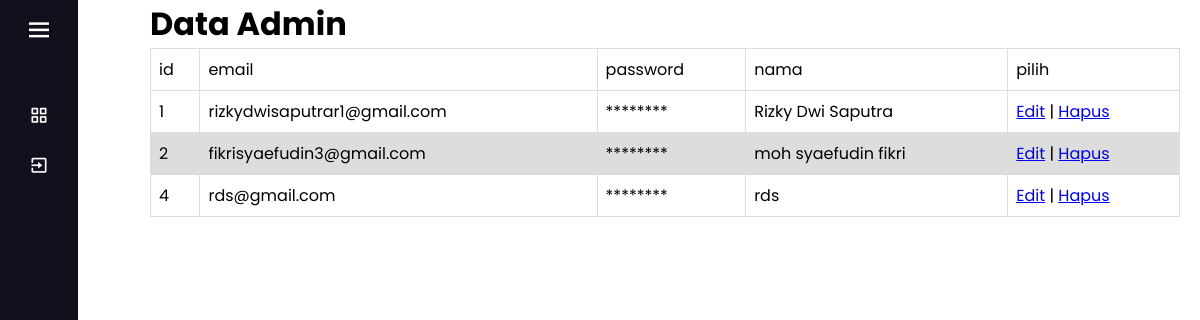
Before: /admin (signed in) with the older database file.
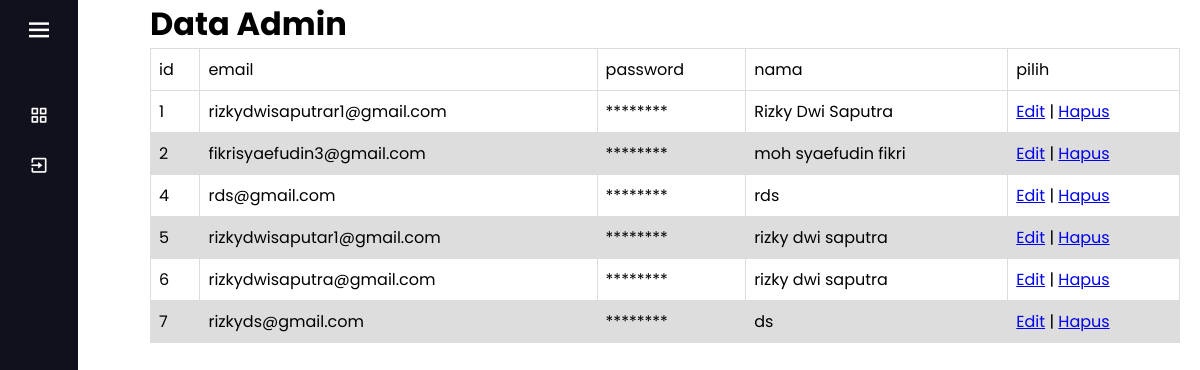
After: the same page with the newer database file.
### application/models.py (models this page shows)
class ADMIN(UserMixin, db.Model):
    id = db.Column(db.Integer, primary_key=True) # primary keys are required by SQLAlchemy
    email = db.Column(db.String(100), unique=True)
    password = db.Column(db.String(100))
    role = db.Column(db.String(100), default='admin')
    nama = db.Column(db.String(1000))
    token = db.Column(db.String(1000))

### application/main.py (the view)
@main.route('/admin')
@roles_required('admin')
def admin():
    admin= ADMIN.query.all()
    return render_template("dashboard/data_admin.html",admin=admin,name=current_user.nama)

### application/__init__.py (called while the page is built)
@login_manager.user_loader
def load_user(user_id):
        return ADMIN.query.get(int(user_id))

### application/main.py (called while the page is built)
def roles_required(*role_names):
    def decorator(original_route):
        @wraps(original_route)
        def decorated_route(*args, **kwargs):
            if not current_user.is_authenticated:
                print('The user is not authenticated.')
                return redirect(url_for('main.login'))
            print(current_user.role)
            print(role_names)
            if not current_user.role in role_names:
                print('The user does not have this role.')
                return redirect(url_for('main.login'))
            else:
                print('The user is in this role.')
                return original_route(*args, **kwargs)
        return decorated_route
    return decorator

### application/templates/dashboard/data_admin.html (shortened to what this page needs)
{% include 'dashboard/nav.html' %}
{% block content %}
<div class="container" style="margin-left: 150px;margin-right: 20px;">
    <div class="starter-template">
        <h1>Data Admin</h1>
        <table class="table table-striped">
            <thead>
                <tr>
                    <td>id</td>
                    <td>email</td>
                    <td>password</td>
                    <td>nama</td>
                    <td>pilih</td>
                </tr>
            </thead>
            <tbody>
                {% for row in admin %}
                <tr>
                    <td>{{ row.id }}</td>
                    <td>{{ row.email }}</td>
                    <td>********</td>
                    <td>{{ row.nama }}</td></a>
                    <td><a href="/formupdate/{{row.id}}">Edit</a> | <a href="/deleteadmin/{{row.id}}">Hapus</a>
                    </td>
                </tr>
                {% else %}
                <tr>
                    <td colspan="2">tidak ada data</td>
                </tr>
                {% endfor %}
            </tbody>
        </table>
    </div>
</div>
{% endblock %}

### application/templates/dashboard/nav.html (shortened to what this page needs)
<!DOCTYPE html>
<html lang="en" dir="ltr">
<head>
    <link rel="stylesheet" href="../../static/css/header.css">
    <link href='https://unpkg.com/boxicons@2.0.7/css/boxicons.min.css' rel='stylesheet'>
</head>
<body>
    <div class="sidebar close">
        <div class="logo-details">
            <i style="cursor:pointer;" class='bx bx-menu'></i>
        </div>
        <ul class="nav-links">
            <li>
                <a href="{{url_for('main.dashboard')}}">
                    <i class='bx bx-grid-alt'></i>
                </a>
            </li>
            <li>
            <li>
                <a href="{{url_for('auth.logout')}}">
                    <i class='bx bx-exit'></i>
                </a>
            </li>
        </ul>
    </div>
</body>
</html>

### application/static/css/header.css (style rules this page uses)
* { margin: 0; padding: 0; box-sizing: border-box; font-family: 'Poppins', sans-serif; }
.sidebar { position: fixed; top: 0; left: 0; height: 100%; width: 260px; background: #11101d; z-index: 100; transition: all 0.5s ease; }
.sidebar.close { width: 78px; }
.sidebar .logo-details { height: 60px; width: 100%; display: flex; align-items: center; }
.sidebar .logo-details i { font-size: 30px; color: #fff; height: 50px; min-width: 78px; text-align: center; line-height: 50px; }
.sidebar .nav-links { height: 100%; padding: 30px 0 150px 0; overflow: auto; }
.sidebar.close .nav-links { overflow: visible; }
.sidebar .nav-links li { position: relative; list-style: none; transition: all 0.4s ease; }
.sidebar .nav-links li i { height: 50px; min-width: 78px; text-align: center; line-height: 50px; color: #fff; font-size: 20px; cursor: pointer; transition: all 0.3s ease; }
.sidebar .nav-links li a { display: flex; align-items: center; text-decoration: none; }

### application/templates/dashboard/nav.html (style rules this page uses)
table { font-family: arial, sans-serif; border-collapse: collapse; width: 100%; }
td, th { border: 1px solid #dddddd; text-align: left; padding: 8px; }
tr:nth-child(even) { background-color: #dddddd; }

Changed rows visible on the page:
added ADMIN: id "5", email "rizkydwisaputar1@gmail.com", nama "rizky dwi saputra"
added ADMIN: id "6", email "rizkydwisaputra@gmail.com", nama "rizky dwi saputra"
added ADMIN: id "7", email "rizkyds@gmail.com", nama "ds"
